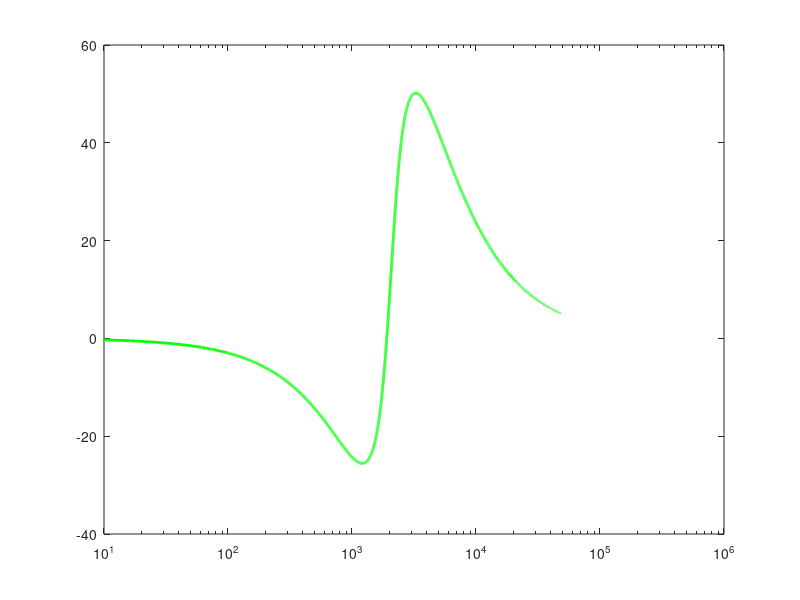

Write MATLAB code to recreate this figure.
k = sqrt((2*(10^(-0.2))) - 1);
q = 2;
R = 7500;
wp = 13000;
s = tf('s');

b1 = wp/q;
c1 = wp^2;
b2 = wp*( ((q*(1+(k^2))+(k^2))/(q*(1+(k^2)))) + q*(1-(k^2)) );
c2 = (wp^2)*(1-(k^2))*((k^2)+(q*(1+(k^2))))/(1+(k^2));

Zin_Teo = (1+(k^2))*q*R*((s^2) + s*b1 + c1)/((s^2) + s*b2 + c2);

win = (2*pi*10):10:(2*pi*1000000);
[Zin_mag, Zin_pha, wout] = bode(Zin_Teo,win);

Zin_pha = (squeeze(Zin_pha));
pic = semilogx(win/(2*pi),Zin_pha,'color','green','linewidth',2);
